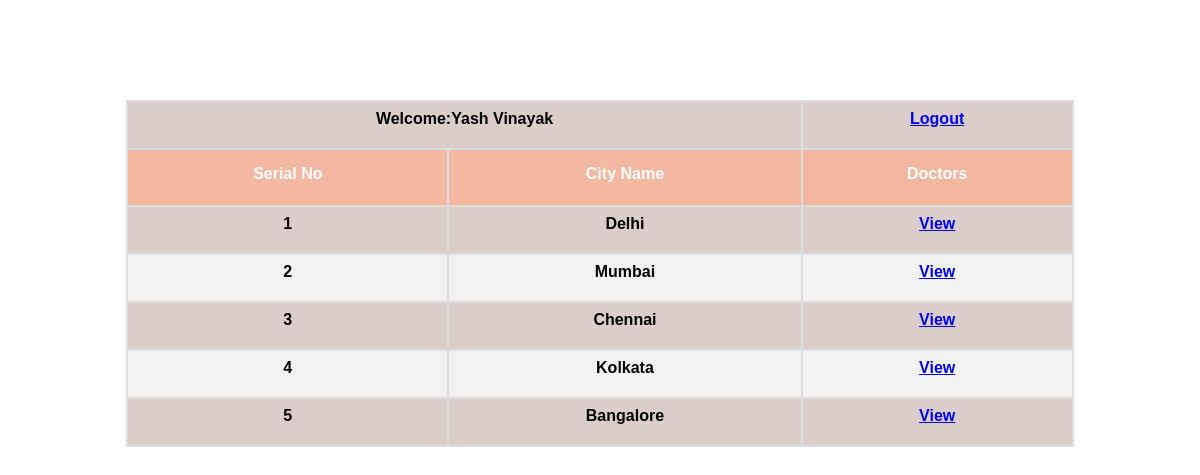
/viewcity.php (signed in), run on the app's committed database.
### tables this page shows
CREATE TABLE `cities` (
  `SNo` int(20) NOT NULL,
  `Country` varchar(200) NOT NULL,
  `City` varchar(500) NOT NULL,
  `Date` date NOT NULL
);

### viewcity.php (the view, shortened to what this page needs)
<?php
if(isset($_SESSION['login_user']))
  {
    $con=mysqli_connect("localhost","root","","mentalhealthsystem");
    $query=mysqli_query($con,"Select * from cities");
       ?>
<!DOCTYPE html>
<html>
<head>
</head>
<body>
   <table id="customers" width="500" border="1" cellpadding="10" cellspacing="0" align="center">
    <tr>
        <td colspan ="2" align="left">Welcome:<?php echo $_SESSION['login_user'];?></td>
        <td colspan="2" align="right"> <a href="index.html">Logout</a>
       </td>
      </tr>
      <tr>
        <th>Serial No</th>
        <th>City Name</th>
        <th>Doctors</th>
       </tr>
       <?php
        $sr=1;
        while($fetchdata=mysqli_fetch_assoc($query))
        {
          ?>
            <tr>
              <td><?php echo $sr;?></td>
              <td><?php echo $fetchdata['City'];?></td>
              <td>
                 <a href="viewdoc.php?cid=<?php echo $fetchdata['SNo'];?>">View</a>
            </td>
            </tr>
            <?php $sr++;}?>
</table>
</body>
</html>
<?php
}
else
{
  header('location:userlogin.html');
}
?>

### viewcity.php (style rules this page uses)
body { background-image: url("https://images.pexels.com/photos/33834/landscape-shore-sunset-clouds.jpg?auto=compress&cs=tinysrgb&dpr=1&w=500"); background-size:cover; }
#customers { text-decoration: none; font-family: "Trebuchet MS", Arial, Helvetica, sans-serif; border-collapse: collapse; margin-top:100px; width: 80%; height: 80%; }
#customers td, #customers th { text-align: center; border: 2px solid #ddd; font-weight: bold; padding: 8px; padding-bottom: 20px; }
#customers tr:nth-child(even) { background-color: #f2f2f2; }
#customers tr:nth-child(odd) { background-color: #DACDCA; }
#customers th { padding-top: 15px; padding-bottom: 22px; text-align: center; background-color: #F3B8A1 ; color: white; }

### data on the page
cities: City "Delhi"
cities: City "Mumbai"
cities: City "Chennai"
cities: City "Kolkata"
cities: City "Bangalore"

### other printed values
$_SESSION['login_user'] "Yash Vinayak"
